Frame 1 (no input): blank canvas, image omitted
Frame 60 (the mouse pressed at the canvas centre just before this capture): blank canvas, image omitted
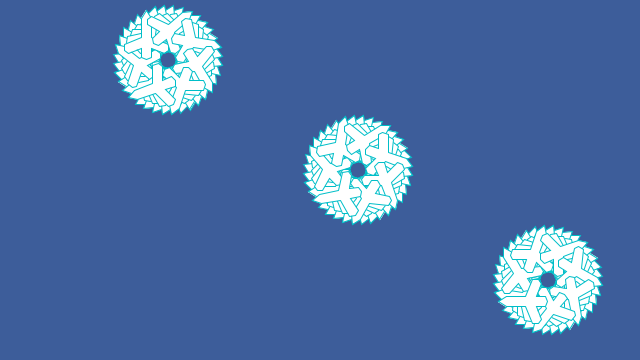
Frame 120 (the mouse held since frame 60 and released just before this capture)

The Processing sketch whose frames 1 and 60 were blank and that drew this single picture after the mouse press (run headless with seeded random() and noise(); from frame 60 on, the mouse is pressed at the canvas centre):

// Processing sketch: New_snow
// ── New_snow.pde
int angle = 0;
PShape snow;
int i;

void setup() {
  size(640, 360);
  background(61,93,154);
 noStroke();
  fill(0, 102);
  
  snow = createShape();  
  snow.beginShape(); 
  snow.translate(-22, -50);         //Closness of the shapes
  snow. fill (255);                //snowflake fill
  snow.stroke( 0, 190, 200 );     //snowflake outline
  //snow.noStroke(); 
  
  snow.vertex( 22, 50 ); //lower point 
  snow.vertex( 17, 42 ); //begin left side 
  snow.vertex( 17, 23 ); 
  snow.vertex( 0, 16 ); 
  snow.vertex( 0, 10 ); 
  snow.vertex( 4, 7 ); 
  snow.vertex( 17, 12 ); 
  snow.vertex( 17, 2 ); //end left side 
  snow.vertex( 22, 0 ); //top point 
  snow.vertex( 27, 2 ); //begin right side 
  snow.vertex( 27, 12 ); 
  snow.vertex( 40, 7 );
  snow.vertex( 44, 10 ); 
  snow.vertex( 44, 16 ); 
  snow.vertex( 27, 23 );
  snow.vertex( 27, 42 ); //end right side
  snow.endShape(CLOSE);
}

void draw() {
   //Draw only when mouse is pressed 
//mouse press from https://processing.org/examples/pulses.html
  //void mouseClicked () {
    if (mousePressed == true) {
      //angle += 10;   
      float val = cos(radians(angle)) * 12.0;
    for (int a = 0; a < 360; a += 75) {
      float xoff = cos(radians(a)) * val;
      float yoff = sin(radians(a)) * val;

//translate(width/6, height/6);
translate(190, 110);
   shape(snow);
   point (0,0);
   snow.rotate(radians(10)); //times snow flake shape is rotated
   i++;  
  } 
   
 //translate(width/2, height/2);
 //  shape(snow);
 //  //stroke(255, 2, 2);
 //  //point(0, 0);
 //  snow.rotate(radians(60));
 //  i++;
 //  if (i>6) { 
 //  noLoop();

  }

    }
    //}
